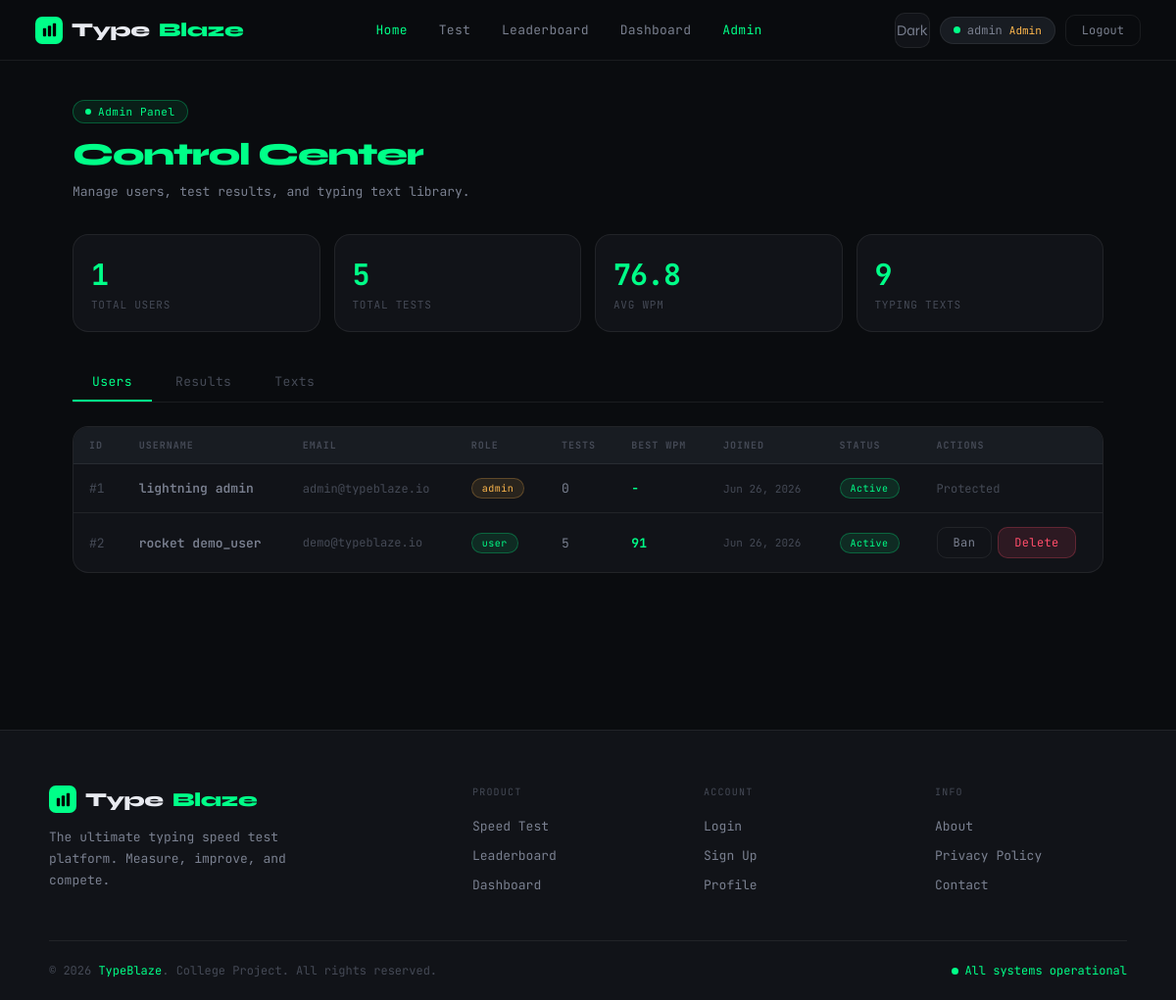
/admin/index.php (signed in), run on the app's committed database.
### tables this page shows
CREATE TABLE users (
    id INT UNSIGNED AUTO_INCREMENT PRIMARY KEY,
    username VARCHAR(50) NOT NULL UNIQUE,
    email VARCHAR(100) NOT NULL UNIQUE,
    password VARCHAR(255) NOT NULL,
    role ENUM('user','admin') NOT NULL DEFAULT 'user',
    avatar VARCHAR(20) NOT NULL DEFAULT 'keyboard',
    created_at DATETIME NOT NULL DEFAULT CURRENT_TIMESTAMP,
    last_login DATETIME DEFAULT NULL,
    is_active BOOL NOT NULL DEFAULT TRUE
);

### includes/config.php (called while the page is built, shortened)
<?php
function isLoggedIn(): bool {
    return isset($_SESSION['user_id']);
}
function isAdmin(): bool {
    return isset($_SESSION['role']) && $_SESSION['role'] === 'admin';
}
function sanitize(?string $value): string {
    return htmlspecialchars(trim((string) $value), ENT_QUOTES, 'UTF-8');
}
?>

### admin/index.php (the view, shortened to what this page needs)
<?php
require_once '../includes/config.php';
$db = getDB();
$totalUsers = $db->query("SELECT COUNT(*) FROM users WHERE role='user'")->fetchColumn();
$totalTests = $db->query("SELECT COUNT(*) FROM test_results")->fetchColumn();
$totalTexts = $db->query("SELECT COUNT(*) FROM typing_texts")->fetchColumn();
$avgWpm = $db->query("SELECT ROUND(AVG(wpm),1) FROM test_results")->fetchColumn();
$users = $db->query("SELECT u.*, (SELECT COUNT(*) FROM test_results r WHERE r.user_id=u.id) AS test_count, (SELECT MAX(wpm) FROM test_results r WHERE r.user_id=u.id) AS best_wpm FROM users u ORDER BY u.created_at DESC")->fetchAll();
$activeTab = $_GET['tab'] ?? 'users';
?>
<?php include '../includes/header.php'; ?>
<div class="admin-page">
  <div class="page-header">
    <div class="page-tag">Admin Panel</div>
    <h1 class="page-title"><em>Control Center</em></h1>
    <p class="page-desc">Manage users, test results, and typing text library.</p>
  </div>
  <div class="admin-grid">
    <div class="admin-stat"><div class="as-val"><?= $totalUsers ?></div><div class="as-key">Total Users</div></div>
    <div class="admin-stat"><div class="as-val"><?= $totalTests ?></div><div class="as-key">Total Tests</div></div>
    <div class="admin-stat"><div class="as-val"><?= $avgWpm ?: '-' ?></div><div class="as-key">Avg WPM</div></div>
    <div class="admin-stat"><div class="as-val"><?= $totalTexts ?></div><div class="as-key">Typing Texts</div></div>
  </div>
  <div class="admin-tabs">
    <button class="adm-tab <?= $activeTab === 'users' ? 'active' : '' ?>" data-tab="users" type="button">Users</button>
    <button class="adm-tab <?= $activeTab === 'results' ? 'active' : '' ?>" data-tab="results" type="button">Results</button>
    <button class="adm-tab <?= $activeTab === 'texts' ? 'active' : '' ?>" data-tab="texts" type="button">Texts</button>
  </div>
  <div class="adm-panel <?= $activeTab === 'users' ? 'active' : '' ?>" id="adm-users">
    <div class="card" style="padding:0;overflow:hidden">
      <table class="tb-table">
        <thead><tr><th>ID</th><th>Username</th><th>Email</th><th>Role</th><th>Tests</th><th>Best WPM</th><th>Joined</th><th>Status</th><th>Actions</th></tr></thead>
        <tbody>
          <?php foreach ($users as $u): ?>
          <tr>
            <td style="color:var(--text-muted)">#<?= $u['id'] ?></td>
            <td style="font-weight:600"><?= sanitize($u['avatar']) ?> <?= sanitize($u['username']) ?></td>
            <td style="color:var(--text-muted);font-size:12px"><?= sanitize($u['email']) ?></td>
            <td><span class="badge <?= $u['role'] === 'admin' ? 'badge-amber' : 'badge-green' ?>"><?= $u['role'] ?></span></td>
            <td><?= $u['test_count'] ?></td>
            <td class="td-green"><?= $u['best_wpm'] ?: '-' ?></td>
            <td style="font-size:11px;color:var(--text-muted)"><?= date('M d, Y', strtotime($u['created_at'])) ?></td>
            <td><span class="badge <?= $u['is_active'] ? 'badge-green' : 'badge-red' ?>"><?= $u['is_active'] ? 'Active' : 'Banned' ?></span></td>
            <td>
              <?php if ($u['role'] !== 'admin'): ?>
              <div style="display:flex;gap:6px">
                <form method="POST" style="display:inline">
                  <button type="submit" class="btn btn-outline btn-sm"><?= $u['is_active'] ? 'Ban' : 'Unban' ?></button>
                </form>
                <form method="POST" style="display:inline" onsubmit="return confirm('Delete user <?= sanitize($u['username']) ?>?')">
                  <button type="submit" class="btn btn-danger btn-sm">Delete</button>
                </form>
              </div>
              <?php else: ?>
              <span style="color:var(--text-muted);font-size:12px">Protected</span>
              <?php endif; ?>
            </td>
          </tr>
          <?php endforeach; ?>
        </tbody>
      </table>
    </div>
  </div>
</div>
<?php include '../includes/footer.php'; ?>

### includes/header.php (shortened to what this page needs)
<?php
$currentPage = basename($_SERVER['PHP_SELF'], '.php');
?>
<!DOCTYPE html>
<html lang="en">
<head>
<link rel="stylesheet" href="<?= SITE_URL ?>/css/style.css">
</head>
<body class="<?= isset($_COOKIE['tb_theme']) && $_COOKIE['tb_theme'] === 'light' ? 'light' : '' ?>">
<header id="site-header">
  <a href="<?= SITE_URL ?>/index.php" class="logo">
    <div class="logo-icon">
      <svg viewBox="0 0 18 18" fill="none"><rect x="1" y="7" width="4" height="10" rx="1" fill="#000"/><rect x="7" y="4" width="4" height="13" rx="1" fill="#000"/><rect x="13" y="1" width="4" height="16" rx="1" fill="#000"/></svg>
    </div>
    Type<em>Blaze</em>
  </a>
  <nav class="main-nav">
    <a href="<?= SITE_URL ?>/index.php" class="<?= $currentPage === 'index' ? 'active' : '' ?>">Home</a>
    <a href="<?= SITE_URL ?>/test.php" class="<?= $currentPage === 'test' ? 'active' : '' ?>">Test</a>
    <a href="<?= SITE_URL ?>/leaderboard.php" class="<?= $currentPage === 'leaderboard' ? 'active' : '' ?>">Leaderboard</a>
    <?php if (isLoggedIn()): ?>
    <a href="<?= SITE_URL ?>/dashboard.php" class="<?= $currentPage === 'dashboard' ? 'active' : '' ?>">Dashboard</a>
    <?php endif; ?>
    <?php if (isAdmin()): ?>
    <a href="<?= SITE_URL ?>/admin/index.php" class="admin-link <?= strpos($_SERVER['PHP_SELF'], '/admin/') !== false ? 'active' : '' ?>">Admin</a>
    <?php endif; ?>
  </nav>
  <div class="header-right">
    <button class="icon-btn" id="theme-toggle" title="Toggle theme">Dark</button>
    <?php if (isLoggedIn()): ?>
      <div class="user-chip">
        <div class="user-dot"></div>
        <span><?= sanitize($_SESSION['username']) ?></span>
        <?php if (isAdmin()): ?><span class="chip-role">Admin</span><?php endif; ?>
      </div>
      <a href="<?= SITE_URL ?>/php/logout.php" class="btn-nav-outline">Logout</a>
    <?php else: ?>
      <a href="<?= SITE_URL ?>/login.php" class="btn-nav-outline">Log In</a>
      <a href="<?= SITE_URL ?>/login.php#signup" class="btn-nav-solid">Sign Up</a>
    <?php endif; ?>
  </div>
</header>

### includes/footer.php (shortened to what this page needs)
<footer id="site-footer">
  <div class="footer-inner">
    <div class="footer-grid">
      <div class="footer-brand">
        <a href="<?= SITE_URL ?>/index.php" class="logo">
          <div class="logo-icon">
            <svg viewBox="0 0 18 18" fill="none"><rect x="1" y="7" width="4" height="10" rx="1" fill="#000"/><rect x="7" y="4" width="4" height="13" rx="1" fill="#000"/><rect x="13" y="1" width="4" height="16" rx="1" fill="#000"/></svg>
          </div>
          Type<em>Blaze</em>
        </a>
        <p>The ultimate typing speed test platform. Measure, improve, and compete.</p>
      </div>
      <div>
        <div class="footer-col-title">Product</div>
        <ul class="footer-links">
          <li><a href="<?= SITE_URL ?>/test.php">Speed Test</a></li>
          <li><a href="<?= SITE_URL ?>/leaderboard.php">Leaderboard</a></li>
          <li><a href="<?= SITE_URL ?>/dashboard.php">Dashboard</a></li>
        </ul>
      </div>
      <div>
        <div class="footer-col-title">Account</div>
        <ul class="footer-links">
          <li><a href="<?= SITE_URL ?>/login.php">Login</a></li>
          <li><a href="<?= SITE_URL ?>/login.php#signup">Sign Up</a></li>
          <li><a href="<?= SITE_URL ?>/dashboard.php">Profile</a></li>
        </ul>
      </div>
      <div>
        <div class="footer-col-title">Info</div>
        <ul class="footer-links">
          <li><a href="#">About</a></li>
          <li><a href="#">Privacy Policy</a></li>
          <li><a href="#">Contact</a></li>
        </ul>
      </div>
    </div>
    <div class="footer-bottom">
      <div class="footer-copy">&copy; <?= date('Y') ?> <span>TypeBlaze</span>. College Project. All rights reserved.</div>
      <div class="footer-status"><div class="status-dot"></div> All systems operational</div>
    </div>
  </div>
</footer>
</body>
</html>

### data on the page
users: id "1", avatar "lightning", username "admin", email "admin@typeblaze.io", role "admin", test_count "0", best_wpm "-", created_at "Jun 26, 2026", is_active "Active", shows "Protected"
users: id "2", avatar "rocket", username "demo_user", email "demo@typeblaze.io", role "user", test_count "5", best_wpm "91", created_at "Jun 26, 2026", is_active "Active"

### other printed values
$_SESSION['username'] "admin"
$totalUsers "1"
$totalTests "5"
$avgWpm ?: '-' "76.8"
$totalTexts "9"
